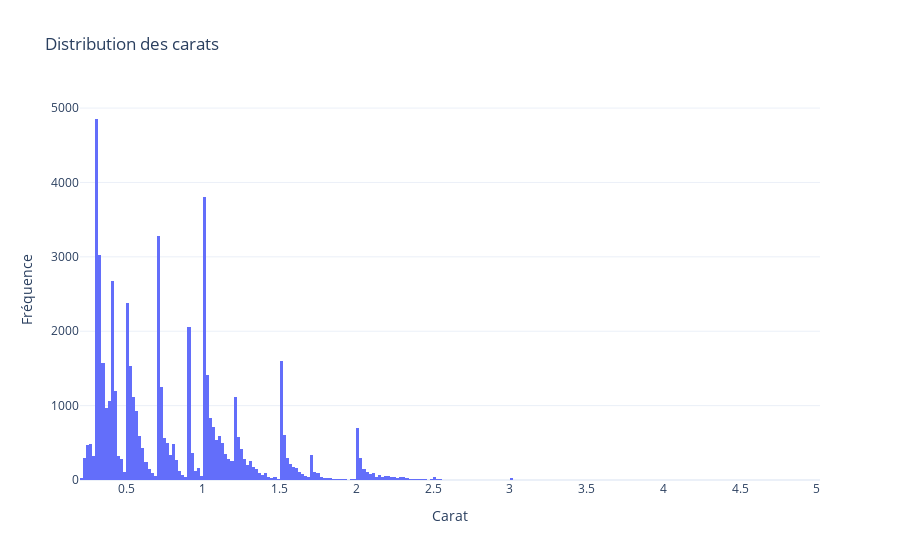
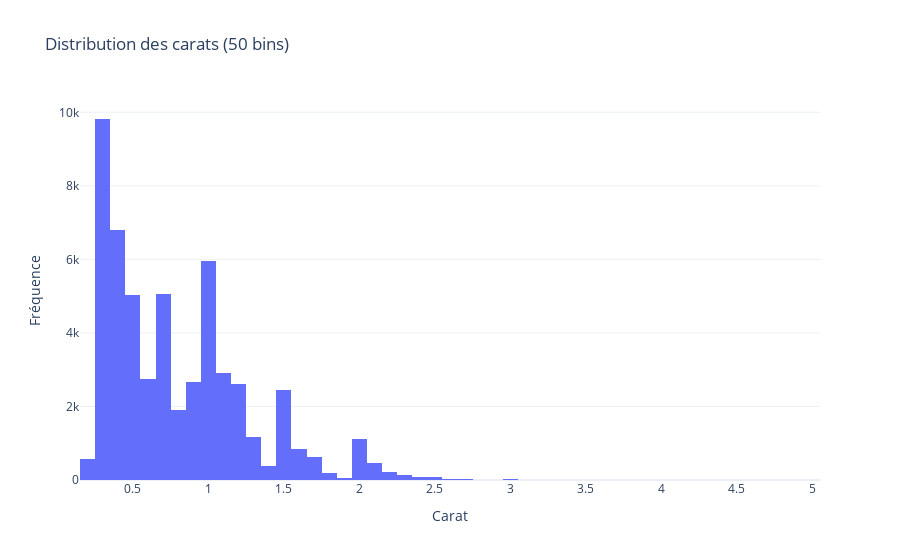
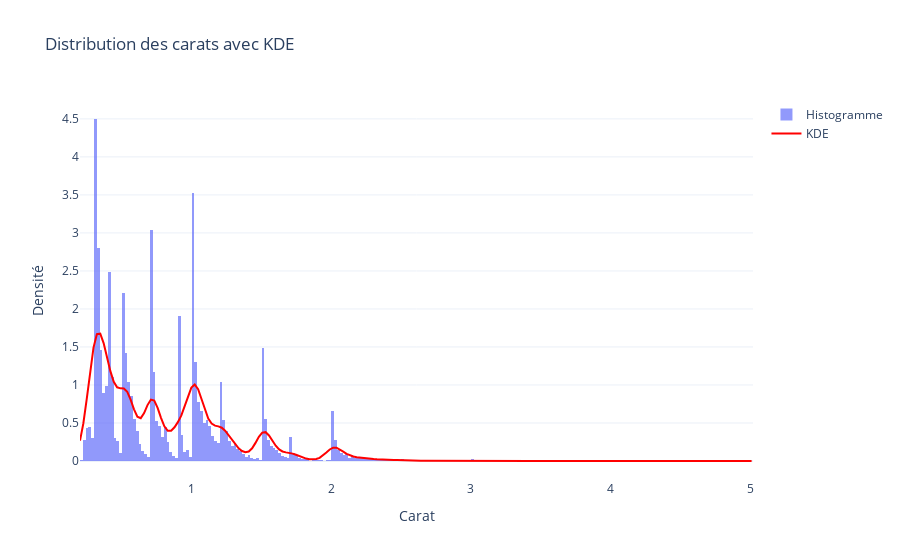
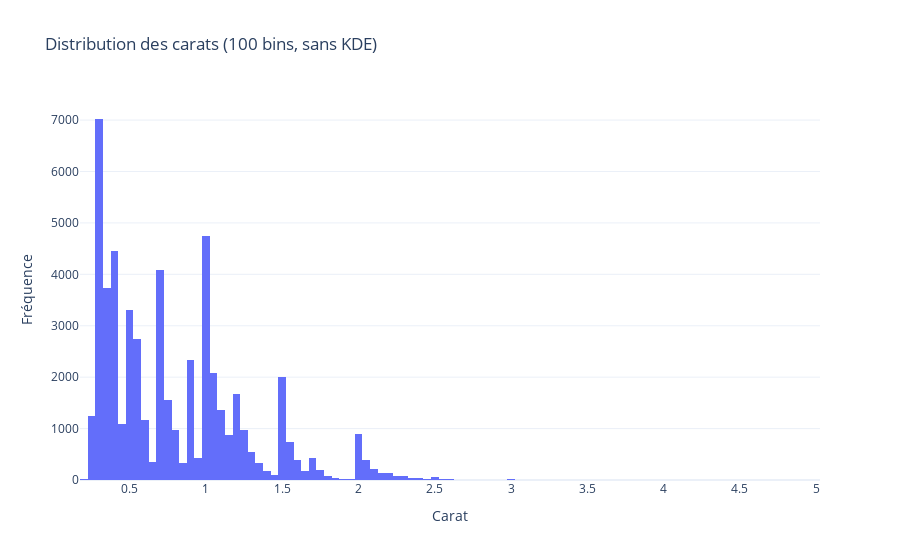

Source (notebook cell) for these figures, in order:
### Code cell
import plotly.express as pex
import plotly.graph_objects as go
from scipy import stats
import numpy as np


# 1. Histogramme carats

fig = pex.histogram(diamonds_df,
                   x='carat',
                   title='Distribution des carats',
                   labels={'carat': 'Carat', 'count': 'Fréquence'})

fig.update_layout(
    xaxis_title='Carat',
    yaxis_title='Fréquence',
    template='plotly_white',
    showlegend=False
)

fig.show()

# 2. Histogramme avec 50 bins

fig = pex.histogram(diamonds_df,
                   x='carat',
                   nbins=50,
                   title='Distribution des carats (50 bins)',
                   labels={'carat': 'Carat'})

fig.update_layout(
    xaxis_title='Carat',
    yaxis_title='Fréquence',
    template='plotly_white',
    showlegend=False
)

fig.show()


# 3. Histogramme avec courbe KDE

# Calculer la KDE
density = stats.gaussian_kde(diamonds_df['carat'])
xs = np.linspace(diamonds_df['carat'].min(), diamonds_df['carat'].max(), 200)
ys = density(xs)

# Créer la figure
fig = go.Figure()

# Ajouter l'histogramme
fig.add_trace(go.Histogram(
    x=diamonds_df['carat'],
    name='Histogramme',
    opacity=0.7,
    histnorm='probability density'
))

# Ajouter la courbe KDE
fig.add_trace(go.Scatter(
    x=xs,
    y=ys,
    mode='lines',
    name='KDE',
    line=dict(color='red', width=2)
))

fig.update_layout(
    title='Distribution des carats avec KDE',
    xaxis_title='Carat',
    yaxis_title='Densité',
    template='plotly_white',
    showlegend=True
)

fig.show()


# 4. Histogramme sans KDE, 100 bins

fig = pex.histogram(diamonds_df,
                   x='carat',
                   nbins=100,
                   title='Distribution des carats (100 bins, sans KDE)',
                   labels={'carat': 'Carat'})

fig.update_layout(
    xaxis_title='Carat',
    yaxis_title='Fréquence',
    template='plotly_white',
    showlegend=False
)

fig.show()

# 5. Transformation logarithmique du prix avec KDE

# Calculer le log des prix
log_price = np.log(diamonds_df['price'])

# Calculer la KDE pour les prix transformés
density_log = stats.gaussian_kde(log_price)
xs_log = np.linspace(log_price.min(), log_price.max(), 200)
ys_log = density_log(xs_log)

# Créer la figure
fig = go.Figure()

# Ajouter l'histogramme
fig.add_trace(go.Histogram(
    x=log_price,
    name='Histogramme',
    opacity=0.7,
    histnorm='probability density'
))

# Ajouter la courbe KDE
fig.add_trace(go.Scatter(
    x=xs_log,
    y=ys_log,
    mode='lines',
    name='KDE',
    line=dict(color='red', width=2)
))

fig.update_layout(
    title='Distribution du logarithme du prix avec KDE',
    xaxis_title='log(Prix)',
    yaxis_title='Densité',
    template='plotly_white',
    showlegend=True
)

### Figure 1 — Plotly figure (JSON) as saved in the notebook; plotly's stock layout.template omitted (floating-point values rounded to 4 significant figures; data arrays with more than 128 entries replaced by an {"elided": "..."} marker saying what was removed)
{"data": [{"bingroup": "x", "hovertemplate": "Carat=%{x}<br>count=%{y}<extra></extra>", "legendgroup": "", "marker": {"color": "#636efa", "pattern": {"shape": ""}}, "name": "", "orientation": "v", "showlegend": false, "type": "histogram", "x": {"elided": "53940 float values"}, "xaxis": "x", "yaxis": "y"}], "layout": {"barmode": "relative", "legend": {"tracegroupgap": 0}, "showlegend": false, "title": {"text": "Distribution des carats"}, "xaxis": {"anchor": "y", "domain": [0, 1], "title": {"text": "Carat"}}, "yaxis": {"anchor": "x", "domain": [0, 1], "title": {"text": "Fréquence"}}}}

### Figure 2 — Plotly figure (JSON) as saved in the notebook; plotly's stock layout.template omitted (floating-point values rounded to 4 significant figures; data arrays with more than 128 entries replaced by an {"elided": "..."} marker saying what was removed)
{"data": [{"bingroup": "x", "hovertemplate": "Carat=%{x}<br>count=%{y}<extra></extra>", "legendgroup": "", "marker": {"color": "#636efa", "pattern": {"shape": ""}}, "name": "", "nbinsx": 50, "orientation": "v", "showlegend": false, "type": "histogram", "x": {"elided": "53940 float values"}, "xaxis": "x", "yaxis": "y"}], "layout": {"barmode": "relative", "legend": {"tracegroupgap": 0}, "showlegend": false, "title": {"text": "Distribution des carats (50 bins)"}, "xaxis": {"anchor": "y", "domain": [0, 1], "title": {"text": "Carat"}}, "yaxis": {"anchor": "x", "domain": [0, 1], "title": {"text": "Fréquence"}}}}

### Figure 3 — Plotly figure (JSON) as saved in the notebook; plotly's stock layout.template omitted (floating-point values rounded to 4 significant figures; data arrays with more than 128 entries replaced by an {"elided": "..."} marker saying what was removed)
{"data": [{"histnorm": "probability density", "name": "Histogramme", "opacity": 0.7, "type": "histogram", "x": {"elided": "53940 float values"}}, {"line": {"color": "red", "width": 2}, "mode": "lines", "name": "KDE", "type": "scatter", "x": {"elided": "200 float values"}, "y": {"elided": "200 float values"}}], "layout": {"showlegend": true, "title": {"text": "Distribution des carats avec KDE"}, "xaxis": {"title": {"text": "Carat"}}, "yaxis": {"title": {"text": "Densité"}}}}

### Figure 4 — Plotly figure (JSON) as saved in the notebook; plotly's stock layout.template omitted (floating-point values rounded to 4 significant figures; data arrays with more than 128 entries replaced by an {"elided": "..."} marker saying what was removed)
{"data": [{"bingroup": "x", "hovertemplate": "Carat=%{x}<br>count=%{y}<extra></extra>", "legendgroup": "", "marker": {"color": "#636efa", "pattern": {"shape": ""}}, "name": "", "nbinsx": 100, "orientation": "v", "showlegend": false, "type": "histogram", "x": {"elided": "53940 float values"}, "xaxis": "x", "yaxis": "y"}], "layout": {"barmode": "relative", "legend": {"tracegroupgap": 0}, "showlegend": false, "title": {"text": "Distribution des carats (100 bins, sans KDE)"}, "xaxis": {"anchor": "y", "domain": [0, 1], "title": {"text": "Carat"}}, "yaxis": {"anchor": "x", "domain": [0, 1], "title": {"text": "Fréquence"}}}}
